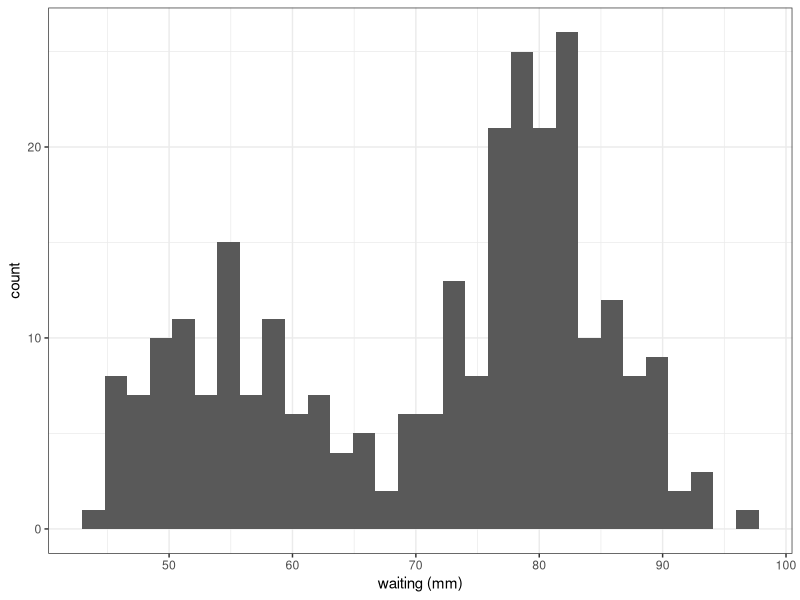
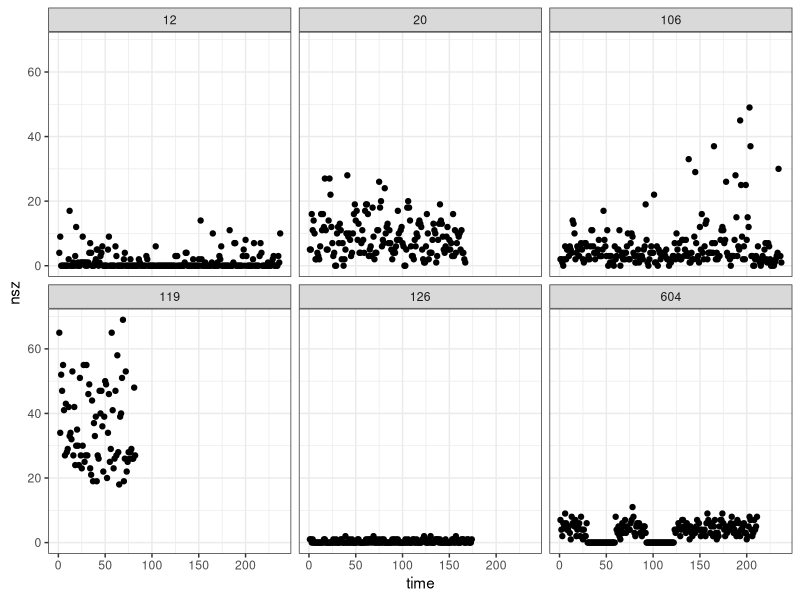

Write the R code that produced these figures, in order.
## ---- chunk 1
library(tidyverse)
theme_set(theme_bw())
## ---- chunk 2
data("faithful")
faithful %>% 
  ggplot() + aes(x=waiting) + geom_histogram() + xlab("waiting (mm)")
## ---- chunk 3
## likelihood (density) of each point in each component
## data (x) is fixed while theta is variable
dcomponents <- function(theta, x) {
    mapply(
      function(pi, mu, sigma) pi * dnorm(x, mu, sigma),
      theta$pi, theta$mu, theta$sigma,
      SIMPLIFY = TRUE
    )
}
## ---- chunk 4
mixture_gaussian1D <- 
  function(x,      # a n-vector of data
           theta0, # starting values of vector paramter
           M_step    = M_step_general, # an R function
           max_iter  = 100,
           threshold = 1e-6) {

  ## initialization
  n <- length(x)
  likelihoods  <- dcomponents(theta0, x) 
  deviance     <- numeric(max_iter)
  deviance[1]  <- -2 * sum(log(rowSums(likelihoods)))

  for (t in 1:max_iter) {
    
    # E step
    tau <- likelihoods / rowSums(likelihoods)

    # M step
    theta <- M_step(tau, x)
    
    ## Assessing convergence
    likelihoods   <- dcomponents(theta, x)
    deviance[t+1] <- - 2 * sum(log(rowSums(likelihoods)))

    ## prepare next iterations
    if (abs(deviance[t + 1] - deviance[t]) < threshold)
      break
    
  }

  list(theta = theta, deviance = deviance[t + 1])
}
## ---- chunk 5
seizures <- readr::read_csv('../../data/seizures.csv')
seizures %>% 
  ggplot() + aes(x = time, y = nsz) + geom_point() + facet_wrap( ~ id)
